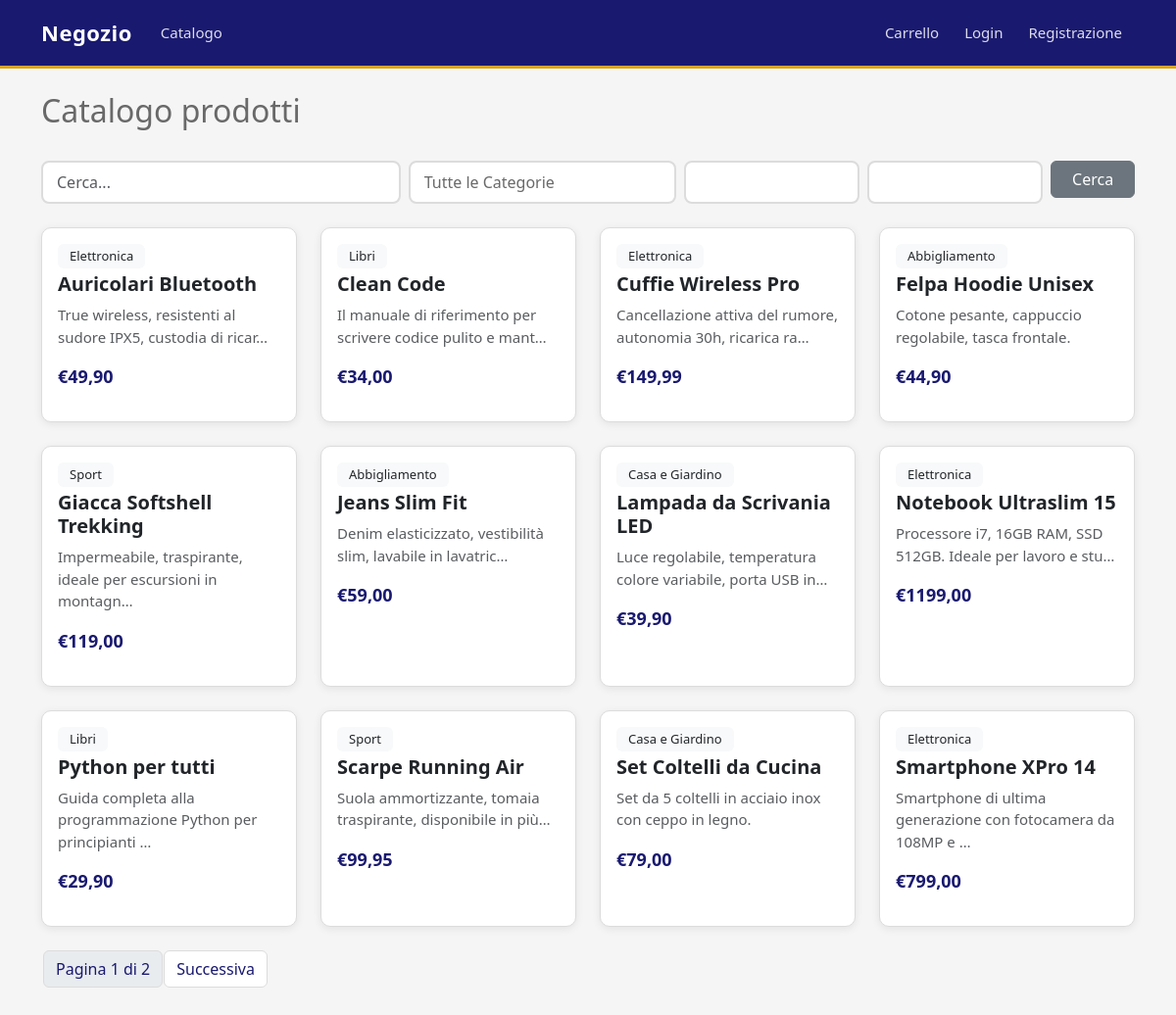
Screenshot of /catalogo/ with the database file from the repository.
### catalogo/models.py (models this page shows, shortened)
class Product(models.Model):
    category = models.ForeignKey(
        Category,
        on_delete=models.SET_NULL, #Se elimini la categoria, il prodotto rimane nel database ma "senza categoria"
        related_name='products',
        verbose_name='Categoria',
        null=True,
        blank=True
    )
    name = models.CharField(
        max_length=200,
        verbose_name='Nome'
    )
    slug = models.SlugField(
        max_length=200,
        unique=True
    )
    description = models.TextField(
        blank=True,
        verbose_name='Descrizione'
    )
    price = models.DecimalField(  #garantisce precisione decimale esatta, importante per i prezzi
        decimal_places=2,  #numero di cifre consentite dopo la virgola
        max_digits=10,
        verbose_name='Prezzo (€)'
    )
    stock = models.PositiveIntegerField(
        default=0,
        verbose_name='Disponibilità'
    )
    image = models.ImageField(  #Gestisce il caricamento delle foto dei prodotti
        upload_to='products/',
        blank=True,
        null=True
    )
    available = models.BooleanField(
        default=True,
        verbose_name='Disponibile'
    )
    created_at = models.DateTimeField(auto_now_add=True)
    updated_at = models.DateTimeField(auto_now=True)
    class Meta:
        verbose_name = 'Prodotto'
        verbose_name_plural = 'Prodotti'
        ordering = ['name']
    def get_absolute_url(self):
        return reverse('catalogo:product_detail', kwargs={'slug': self.slug})
    @property
    def is_in_stock(self):
        return self.stock > 0 and self.available

class Category(models.Model):
    name = models.CharField(
        max_length=200,
        unique=True,
        verbose_name='Nome'
    )
    slug = models.SlugField( #campo URL-friendly che uso negli indirizzi web al posto dell'ID numerico
        max_length=200,
        unique=True
    )
    description = models.TextField(
        blank=True,
        verbose_name='Descrizione'
    )
    class Meta:
        verbose_name = 'Categoria'
        verbose_name_plural = 'Categorie'
        ordering = ['name'] #Assicura che le categorie compaiano sempre in ordine alfabetico nel sito e nell'admin
    def __str__(self):
        return self.name

### catalogo/views.py (the view)
# urls.py: path('', views.ProductListView.as_view(), name='product_list'),
class ProductListView(ListView):
    model = Product
    template_name = 'catalogo/product_list.html'
    context_object_name = 'products'
    paginate_by = 12
    def get_queryset(self):
        qs = Product.objects.filter(available=True).select_related('category')
        form = ProductSearchForm(self.request.GET)
        if form.is_valid():
            q = form.cleaned_data.get('q')
            category = form.cleaned_data.get('category')
            min_price = form.cleaned_data.get('min_price')
            max_price = form.cleaned_data.get('max_price')
            if q:
                qs = qs.filter(name__icontains=q) | qs.filter(description__icontains=q)
            if category:
                qs = qs.filter(category=category)
            if min_price is not None:
                qs = qs.filter(price__gte=min_price)
            if max_price is not None:
                qs = qs.filter(price__lte=max_price)
        return qs.distinct()
    def get_context_data(self, **kwargs):
        ctx = super().get_context_data(**kwargs)
        ctx['search_form'] = ProductSearchForm(self.request.GET)
        ctx['category'] = Category.objects.all()
        return ctx

### catalogo/forms.py (called while the page is built)
    def clean(self):
        cleaned_data = super().clean()
        min_price = cleaned_data.get('min_price')
        max_price = cleaned_data.get('max_price')
        if min_price and max_price and min_price > max_price:
            raise forms.ValidationError('Il prezzo minimo non può essere maggiore del prezzo massimo.')
        return cleaned_data

### ordini/carrello.py (called while the page is built)
    def __len__(self):
        return sum(item['quantity'] for item in self.cart.values())

### ordini/context_processors.py (called while the page is built)
def carrello_totale(request):
    carrello = Carrello(request)
    return {'carrello': carrello}

### templates/catalogo/product_list.html (shortened to what this page needs)
{% extends "base.html" %}
{% block content %}
<div class="d-flex justify-content-between align-items-center mb-4">
    <h2> Catalogo prodotti </h2>
</div>
<form method="get" class="row g-2 mb-4">
    <div class="col-md-4">
        {{ search_form.q }}
    </div>
    <div class="col-md-3">
       {{ search_form.category }}
    </div>
    <div class="col-md-2">
        {{ search_form.min_price }}
    </div>
    <div class="col-md-2">
        {{ search_form.max_price }}
    </div>
    <div class="col-md-1">
        <button type="submit" class="btn btn-secondary w-100"> Cerca </button>
    </div>
</form>
{% if products %}
<div class="row">
    {% for product in products %}
        <div class="col-md-3 mb-4">
            <div class="card h-100">
                <div class="card-body">
                    {% if product.category %}
                        <span class="badge bg-light text-dark"> {{ product.category.name }} </span>
                    {% endif %}
                    <h5 class="card-title mt-1">
                        <a href="{{ product.get_absolute_url }}" class="text-decoration-none text-dark"> {{ product.name }} </a>
                    </h5>
                    <p class="card-text text-muted"> {{ product.description|truncatechars:60 }}</p>
                    <p class="fw-bold"> €{{ product.price }} </p>
                </div>
            </div>
        </div>
    {% endfor %}
</div>
{% if is_paginated %}
    <nav>
        <ul class="pagination">
            <li class="page-item disabled">
                <span class="page-link"> Pagina {{ page_obj.number }} di {{ page_obj.paginator.num_pages }} </span>
            </li>
            {% if page_obj.has_next %}
                <li class="page-item">
                    <a class="page-link" href="?page={{ page_obj.next_page_number }}"> Successiva </a>
                </li>
            {% endif %}
        </ul>
    </nav>
{% endif %}
{% else %}
<div class="text-center py-5">
    <p class="text-muted"> Nessun prodotto trovato </p>
    <a href="{% url 'catalogo:product_list' %}" class="btn btn-outline-secondary btn-sm"> Reimposta filtri </a>
</div>
{% endif %}
{% endblock %}

### templates/base.html (shortened to what this page needs)
{% load static %}
<!DOCTYPE html>
<html lang="it">
<head>
    <link rel="stylesheet" type="text/css" href="{% static 'css/bootstrap.css' %}">
    <link rel="stylesheet" type="text/css" href="{% static 'css/style.css' %}">
</head>
<body>
<nav class="navbar navbar-expand-lg navbar-dark bg-dark">
    <div class="container">
        <a class="navbar-brand" href="{% url 'catalogo:product_list' %}"> Negozio </a>
        <div class="collapse navbar-collapse" id="navMenu">
            <ul class="navbar-nav me-auto">
                <li class="nav-item">
                    <a class="nav-link" href="{% url 'catalogo:product_list' %}"> Catalogo </a>
                </li>
            </ul>
            <ul class="navbar-nav">
                <li class="nav-item">
                    <a class="nav-link" href="{% url 'ordini:cart_detail' %}">
                        Carrello
                    </a>
                </li>
                {% if user.is_authenticated %}
                <li class="nav-item">
                    <span class="nav-link" style="color: goldenrod !important; font-weight: 600;"> {{ user.username }}</span>
                </li>
                <li class="nav-item">
                    <a class="nav-link" href="{% url 'accounts:profilo' %}"> Profilo </a>
                </li>
                <li class="nav-item">
                    <a class="nav-link" href="{% url 'accounts:address_list' %}"> I miei indirizzi </a>
                </li>
                <li class="nav-item">
                    <a class='nav-link' href="{% url 'ordini:order_list' %}"> I miei ordini </a>
                </li>
                <li class="nav-item">
                    <form method="post" action="{% url 'accounts:logout' %}">
                        {% csrf_token %}
                        <button type="submit" class="btn btn-outline-light btn-sm"> Logout </button>
                    </form>
                </li>
                {% else %}
                <li class="nav-item">
                    <a class="nav-link" href="{% url 'accounts:login' %}"> Login </a>
                </li>
                <li class="nav-item">
                    <a class="nav-link" href="{% url 'accounts:registrazione' %}"> Registrazione </a>
                </li>
                {% endif %}
            </ul>
        </div>
    </div>
</nav>
<div class="container my-4">
    {% block content %}
    {% endblock %}
</div>
</body>
</html>

### static/css/style.css (style rules this page uses)
body { background-color: whitesmoke; color: dimgray; font-size: 15px; min-height: 100%; display: flex; flex-direction: column; }
.container { flex: 1; }
a { color: midnightblue; text-decoration: none; }
.navbar { background-color: midnightblue !important; border-bottom: 3px solid goldenrod; padding: 12px 0; }
.navbar-brand { font-size: 22px; font-weight: 700; color: white !important; letter-spacing: 0.5px; }
.nav-link { color: rgba(255, 255, 255, 0.85) !important; font-weight: 500; padding: 6px 13px !important; border-radius: 6px; transition: all 0.2s; }
.card { background-color: white; border: 1px solid gainsboro; border-radius: 10px; box-shadow: 0 2px 8px rgba(0, 0, 0, 0.08); transition: box-shadow 0.2s, transform 0.2s; }
.card-title a { color: dimgray; font-weight: 600; }
.card .card-body .fw-bold { color: midnightblue; font-size: 18px; }
.form-control { border: 2px solid gainsboro; border-radius: 8px; padding: 8px 14px; background-color: white; color: dimgray; transition: border-color 0.2s, box-shadow 0.2s; }
.badge { font-weight: 500; padding: 6px 12px; border-radius: 6px; font-size: 13px; }
.pagination .page-link { color: midnightblue; border-color: gainsboro; border-radius: 6px; margin: 0 2px; }

### rows the page displays
Product: category.name "Elettronica", name "Auricolari Bluetooth", description "True wireless, resistenti al sudore IPX5, custodia di ricar…", price "49,90"
Product: category.name "Libri", name "Clean Code", description "Il manuale di riferimento per scrivere codice pulito e mant…", price "34,00"
Product: category.name "Elettronica", name "Cuffie Wireless Pro", description "Cancellazione attiva del rumore, autonomia 30h, ricarica ra…", price "149,99"
Product: category.name "Abbigliamento", name "Felpa Hoodie Unisex", description "Cotone pesante, cappuccio regolabile, tasca frontale.", price "44,90"
Product: category.name "Sport", name "Giacca Softshell Trekking", description "Impermeabile, traspirante, ideale per escursioni in montagn…", price "119,00"
Product: category.name "Abbigliamento", name "Jeans Slim Fit", description "Denim elasticizzato, vestibilità slim, lavabile in lavatric…", price "59,00"
Product: category.name "Casa e Giardino", name "Lampada da Scrivania LED", description "Luce regolabile, temperatura colore variabile, porta USB in…", price "39,90"
Product: category.name "Elettronica", name "Notebook Ultraslim 15", description "Processore i7, 16GB RAM, SSD 512GB. Ideale per lavoro e stu…", price "1199,00"
Product: category.name "Libri", name "Python per tutti", description "Guida completa alla programmazione Python per principianti …", price "29,90"
Product: category.name "Sport", name "Scarpe Running Air", description "Suola ammortizzante, tomaia traspirante, disponibile in più…", price "99,95"
Product: category.name "Casa e Giardino", name "Set Coltelli da Cucina", description "Set da 5 coltelli in acciaio inox con ceppo in legno.", price "79,00"
Product: category.name "Elettronica", name "Smartphone XPro 14", description "Smartphone di ultima generazione con fotocamera da 108MP e …", price "799,00"

### other values shown
{{ page_obj.number }} "1"
{{ page_obj.paginator.num_pages }} "2"
